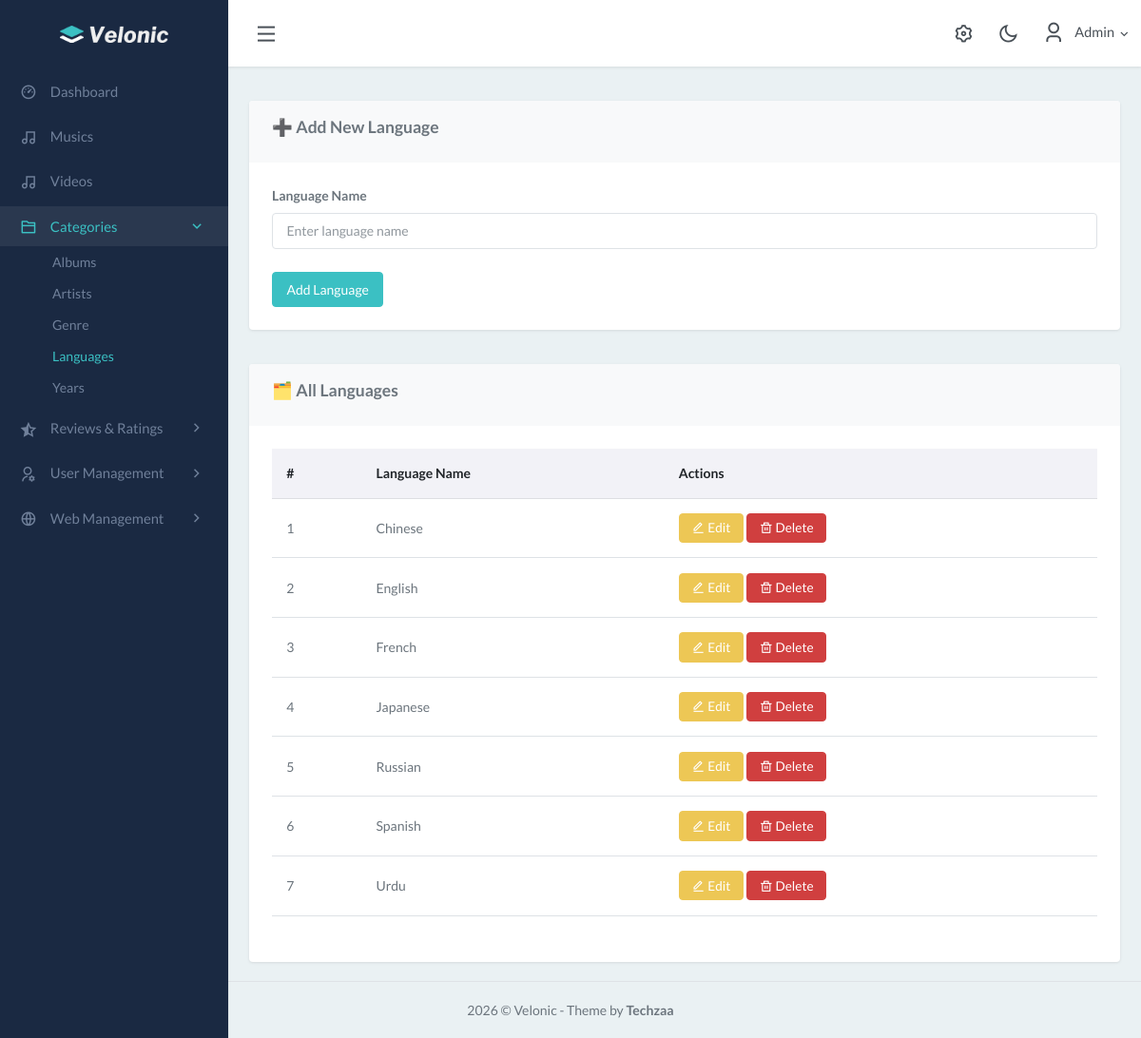
Screenshot of /admin/languages.php (signed in) with the database file from the repository.
### tables this page shows
CREATE TABLE `users` (
  `id` int(11) NOT NULL,
  `name` varchar(100) DEFAULT NULL,
  `email` varchar(100) DEFAULT NULL,
  `password` varchar(255) DEFAULT NULL,
  `role` enum('admin','user') DEFAULT 'user',
  `status` tinyint(1) NOT NULL DEFAULT 0
);

CREATE TABLE `languages` (
  `id` int(11) NOT NULL,
  `language_name` varchar(100) DEFAULT NULL
);

### admin/languages.php (the view, shortened to what this page needs)
<?php
include '../config/db_connection.php';
$language_to_edit = null;
$languages = mysqli_query($con, "SELECT * FROM languages ORDER BY language_name ASC");
?>
<?php include './base/header.php'; ?>
<div class="content-page">
    <div class="content">
        <div class="container-fluid mt-4">
            <div class="card mb-4">
                <div class="card-header">
                    <h4><?= $language_to_edit ? '✏️ Edit Language' : '➕ Add New Language' ?></h4>
                </div>
                <div class="card-body">
                    <form method="POST">
                        <div class="mb-3">
                            <label class="form-label">Language Name</label>
                            <input type="text" name="name" class="form-control"
                                   value="<?= $language_to_edit ? htmlspecialchars($language_to_edit['language_name']) : '' ?>"
                                   placeholder="Enter language name" required>
                        </div>
                        <button type="submit" name="save_language" class="btn btn-primary">
                            <?= $language_to_edit ? 'Update Language' : 'Add Language' ?>
                        </button>
                    </form>
                </div>
            </div>
            <div class="card">
                <div class="card-header">
                    <h4>🗂️ All Languages</h4>
                </div>
                <div class="card-body table-responsive">
                    <table class="table table-hover align-middle">
                        <thead class="table-light">
                            <tr>
                                <th>#</th>
                                <th>Language Name</th>
                                <th>Actions</th>
                            </tr>
                        </thead>
                        <tbody>
                            <?php $i = 1; while($row = mysqli_fetch_assoc($languages)): ?>
                                <tr>
                                    <td><?= $i++ ?></td>
                                    <td><?= htmlspecialchars($row['language_name']) ?></td>
                                    <td>
                                        <a href="?edit=<?= $row['id'] ?>" class="btn btn-sm btn-warning">
                                            <i class="ri-edit-line"></i> Edit
                                        </a>
                                        <a href="?delete=<?= $row['id'] ?>" class="btn btn-sm btn-danger"
                                           onclick="return confirm('Are you sure you want to delete this language?');">
                                            <i class="ri-delete-bin-line"></i> Delete
                                        </a>
                                    </td>
                                </tr>
                            <?php endwhile; ?>
                        </tbody>
                    </table>
                </div>
            </div>
        </div>
    </div>
</div>
<?php include './base/footer.php'; ?>

### admin/base/header.php (shortened to what this page needs)
<?php
include __DIR__ . '/../../config/db_connection.php';
$admin_id = (int) $_SESSION['user_id'];
$admin_name = "";
$stmt = mysqli_prepare($con, "SELECT name FROM users WHERE id = ?");
mysqli_stmt_bind_param($stmt, "i", $admin_id);
mysqli_stmt_execute($stmt);
$result = mysqli_stmt_get_result($stmt);
if ($row = mysqli_fetch_assoc($result)) {
    $admin_name = htmlspecialchars($row['name']);
} else {
    session_destroy();
    header("Location: /sound/login.php");
    exit;
}
?>
<!DOCTYPE html>
<html lang="en">
<head>
    <link rel="stylesheet" href="/sound/admin/css/daterangepicker.css">
    <link rel="stylesheet" href="/sound/admin/css/jquery.vectormap/jquery-jvectormap-1.2.2.css">
    <link href="https://cdn.jsdelivr.net/npm/sweetalert2@11/dist/sweetalert2.min.css" rel="stylesheet">
    <link href="/sound/admin/css/app.min.css" rel="stylesheet" type="text/css" id="app-style" />
    <link href="/sound/admin/css/icons.min.css" rel="stylesheet" type="text/css" />
    <link rel="stylesheet" href="https://cdnjs.cloudflare.com/ajax/libs/remixicon/4.6.0/remixicon.css"
 />
    <link rel="stylesheet" href="https://cdnjs.cloudflare.com/ajax/libs/remixicon/4.6.0/remixicon.min.css"
 />
</head>
<body>
    <div class="wrapper">
        <div class="navbar-custom">
            <div class="topbar container-fluid">
                <div class="d-flex align-items-center gap-1">
                    <button class="button-toggle-menu">
                        <i class="ri-menu-line"></i>
                    </button>
                </div>
                <ul class="topbar-menu d-flex align-items-center gap-3">
                    <li class="d-none d-sm-inline-block">
                        <a class="nav-link" data-bs-toggle="offcanvas" href="#theme-settings-offcanvas">
                            <i class="ri-settings-3-line fs-22"></i>
                        </a>
                    </li>
                    <li class="d-none d-sm-inline-block">
                        <div class="nav-link" id="light-dark-mode">
                            <i class="ri-moon-line fs-22"></i>
                        </div>
                    </li>
                    <li class="dropdown">
                        <a class="nav-link dropdown-toggle arrow-none nav-user" data-bs-toggle="dropdown" href="#"
                            role="button" aria-haspopup="false" aria-expanded="false">
                            <span class="account-user-avatar">
                                <i class="ri-user-3-line fs-3"></i>
                            </span>
                            <span class="d-lg-block d-none">
                                <h5 class="my-0 fw-normal">
                                    <?= $admin_name ?>
                                    <i class="ri-arrow-down-s-line d-none d-sm-inline-block align-middle"></i>
                                </h5>
                            </span>
                        </a>
                    </li>
                </ul>
            </div>
        </div>
        <div class="leftside-menu">
            <a href="index.php" class="logo logo-light">
                <span class="logo-lg">
                    <img src="./images/logo.png" alt="logo">
                </span>
            </a>
            <div class="h-100" id="leftside-menu-container" data-simplebar>
                <ul class="side-nav">
                    <li class="side-nav-item">
                        <a href="index.php" class="side-nav-link">
                            <i class="ri-dashboard-3-line"></i>
                            <span> Dashboard </span>
                        </a>
                    </li>
                    <li class="side-nav-item">
                        <a href="/sound/admin/music.php" class="side-nav-link">
                            <i class="ri-music-2-line"></i>
                            <span> Musics </span>
                        </a>
                    </li>
                    <li class="side-nav-item">
                        <a href="/sound/admin/video.php" class="side-nav-link">
                            <i class="ri-music-2-line"></i>
                            <span> Videos </span>
                        </a>
                    </li>
                    <li class="side-nav-item">
                        <a data-bs-toggle="collapse" href="#sidebarCategories" aria-expanded="false"
                            aria-controls="sidebarCategories" class="side-nav-link">
                            <i class="ri-folder-2-line"></i>
                            <span> Categories </span>
                            <span class="menu-arrow"></span>
                        </a>
                        <div class="collapse" id="sidebarCategories">
                            <ul class="side-nav-second-level">
                                <li><a href="album.php">Albums</a></li>
                                <li><a href="artist.php">Artists</a></li>
                                <li><a href="genre.php">Genre</a></li>
                                <li><a href="languages.php">Languages</a></li>
                                <li><a href="years.php">Years</a></li>
                            </ul>
                        </div>
                    </li>
                    <li class="side-nav-item">
                        <a data-bs-toggle="collapse" href="#sidebarBaseUI" aria-expanded="false"
                            aria-controls="sidebarBaseUI" class="side-nav-link">
                            <i class="ri-star-half-line"></i>
                            <span> Reviews & Ratings </span>
                            <span class="menu-arrow"></span>
                        </a>
                    </li>
                    <li class="side-nav-item">
                        <a data-bs-toggle="collapse" href="#sidebarExtendedUI" aria-expanded="false"
                            aria-controls="sidebarExtendedUI" class="side-nav-link">
                            <i class="ri-user-settings-line"></i>
                            <span> User Management </span>
                            <span class="menu-arrow"></span>
                        </a>
                    </li>
                    <li class="side-nav-item">
                        <a data-bs-toggle="collapse" href="#sidebarIcons" aria-expanded="false"
                            aria-controls="sidebarIcons" class="side-nav-link">
                            <i class="ri-global-line"></i>
                            <span> Web Management </span>
                            <span class="menu-arrow"></span>
                        </a>
                    </li>
                </ul>
            </div>
        </div>

### rows the page displays
users: name "Admin"
languages: language_name "Chinese"
languages: language_name "English"
languages: language_name "French"
languages: language_name "Japanese"
languages: language_name "Russian"
languages: language_name "Spanish"
languages: language_name "Urdu"
